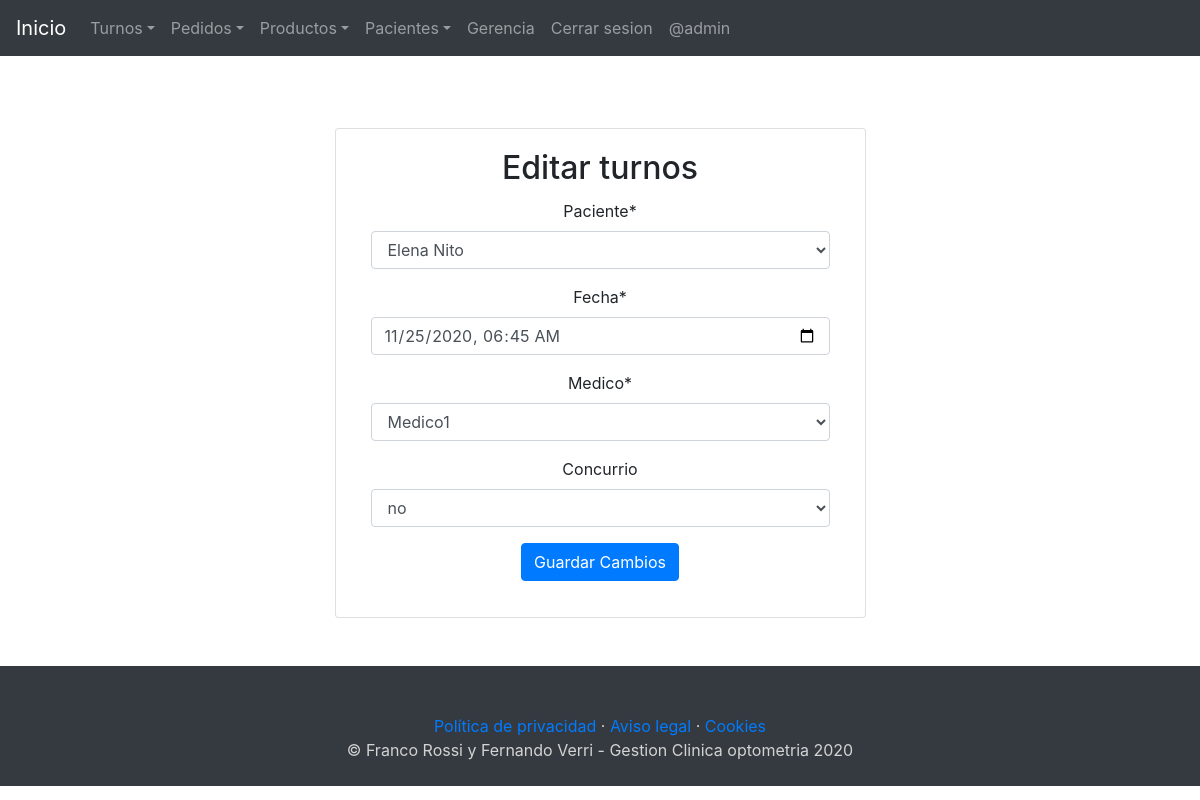
The app's page /modificar_turno/14/ (signed in) with its own data.
### clinicaApp/models.py (models this page shows, shortened)
class Turno(models.Model):
    paciente=models.ForeignKey(Paciente, on_delete=CASCADE)
    fecha=models.DateTimeField()
    medico=models.ForeignKey('Medico',on_delete=CASCADE)
    ultimaVisita=models.DateField(auto_now_add=True,blank=True, null=True)
    asistencia=(
        ('si',('si')),
        ('no',('no')),
        ('pendiente',('pendiente')),
    )
    concurrio = models.CharField(choices=asistencia, default='pendiente',max_length=20, blank=True, null=True)

### clinicaApp/views.py (the view, shortened to what this page needs)
# urls.py: path('modificar_turno/<id>/', views.modificar_turno, name='modificar_turno'),
@permission_required('clinicaApp.change_turno')
def modificar_turno(request,id):
    turno=get_object_or_404(Turno,id=id)
    context={
        'form':Turno_form(instance=turno)
    }
    return render(request,'clinicaApp/modificar_turnos.html',context)

### clinicaApp/forms.py
class Turno_form(forms.ModelForm):
    class Meta:
        model=Turno
        fields=[
            'paciente',
            'fecha',
            'medico',
            'concurrio',
        ]
        widgets={
            'fecha':forms.DateInput(attrs={'type':'datetime-local'},format='%Y-%m-%dT%H:%M')
        }

### clinicaApp/models.py (called while the page is built)
    def __str__(self):
        return self.nombre.get_username()

    def __str__(self):
        return f'{self.nombre} {self.apellido}'

### clinicaApp/templates/clinicaApp/modificar_turnos.html (shortened to what this page needs)
{% extends 'clinicaApp/base.html' %} {% load static %}
{% block contenido %}
{% load crispy_forms_tags %}
<div class="card text-center col-12 col-md-6 offset-md-3">
    <div class="card-body">
        <h2 class="card-title">Editar turnos</h2>
        <form action="" method="post">{% csrf_token %}
            {{ form |crispy }}
            <button class="btn btn-primary" type="submit">Guardar Cambios</button>
        </form>
    </div>
</div>
{% endblock %}

### clinicaApp/templates/clinicaApp/base.html (shortened to what this page needs)
{% load static %}
<!doctype html>
<html lang="es-ar">
<head>
    <link href="{% static 'css/bootstrap.min.css' %}" rel="stylesheet">
    <link href="{% static 'css/starter-template.css' %}" rel="stylesheet">
</head>
<body>
    <nav class="navbar navbar-expand-md navbar-dark bg-dark fixed-top">
        <a class="navbar-brand" href="{% url 'index' %}">Inicio</a>
        <div class="collapse navbar-collapse" id="navbarsExampleDefault">
            <ul class="navbar-nav mr-auto">
                {% if perms.clinicaApp.view_turno %}
                <li class="nav-item dropdown">
                    <a class="nav-link dropdown-toggle" data-toggle="dropdown" href="#" role="button"
                        aria-haspopup="true" aria-expanded="false">Turnos</a>
                </li>
                {% endif %}
                <li class="nav-item dropdown">
                    <a class="nav-link dropdown-toggle" data-toggle="dropdown" href="#" role="button"
                        aria-haspopup="true" aria-expanded="false">Pedidos</a>
                </li>
                <li class="nav-item dropdown">
                    <a class="nav-link dropdown-toggle" data-toggle="dropdown" href="#" role="button"
                        aria-haspopup="true" aria-expanded="false">Productos</a>
                </li>
                <li class="nav-item dropdown">
                    <a class="nav-link dropdown-toggle" data-toggle="dropdown" href="#" role="button"
                        aria-haspopup="true" aria-expanded="false">Pacientes</a>
                </li>
                <li class="nav-item dropdown">
                    <a class="nav-link dropdown" href="{% url 'gerencia'%}" role="button" aria-haspopup="true"
                        aria-expanded="false">Gerencia</a>
                </li>
                {% if user.is_authenticated %}
                <li class="nav-item dropdown">
                    <a class="nav-link dropdown" href="{% url 'logout'%}" role="button" aria-haspopup="true"
                        aria-expanded="false">Cerrar sesion</a>
                </li>
                <li class="nav-item dropdown">
                    <a class="nav-link dropdown" role="button" aria-haspopup="true"
                        aria-expanded="false">@{{ user.username }}</a>
                </li>
                {% else %}
                <li class="nav-item dropdown">
                    <a class="nav-link dropdown" href="{% url 'login'%}" role="button" aria-haspopup="true"
                        aria-expanded="false">Iniciar sesion</a>
                </li>
                {% endif %}
            </ul>
        </div>
    </nav>
    <main role="main" class="container">
        <div class="starter-template">
            {% block contenido %}
            {% endblock %}
        </div>
    </main>
    <footer class="bg-dark p-4" style="padding-top: 80%;" >
        <div class="text-center">
        <br>
        <div class="container">
			<p class="m-0 mbt">
				<a href="sample.html" class="link">Política de privacidad</a> ·
				<a href="sample.html" class="link">Aviso legal</a> ·
				<a href="sample.html" class="link">Cookies</a>
			</p>
			<p class="m-0 mbt1">&copy; Franco Rossi y Fernando Verri - Gestion Clinica optometria 2020</p>
		</div>
        </div>
    </footer>
</body>
</html>

### clinicaApp/static/css/starter-template.css (style rules this page uses)
body { padding-top: 5rem; background: url('../img/optica.jpg'); background-position: center; background-repeat: no-repeat; background-size: cover; }
.starter-template { padding: 3rem 1.5rem; text-align: center; }
footer { align-content: center; text-align: center; color: lightgray; }

### clinicaApp/templates/clinicaApp/base.html (style rules this page uses)
body { padding-top: 5rem; }
.starter-template { padding: 3rem 1.5rem; text-align: center; }

### records on screen
Turno: paciente "Elena Nito", fecha "11/25/2020 06:45", medico "Medico1", concurrio "no"

### other values on screen
{{ user.username }} "admin"
